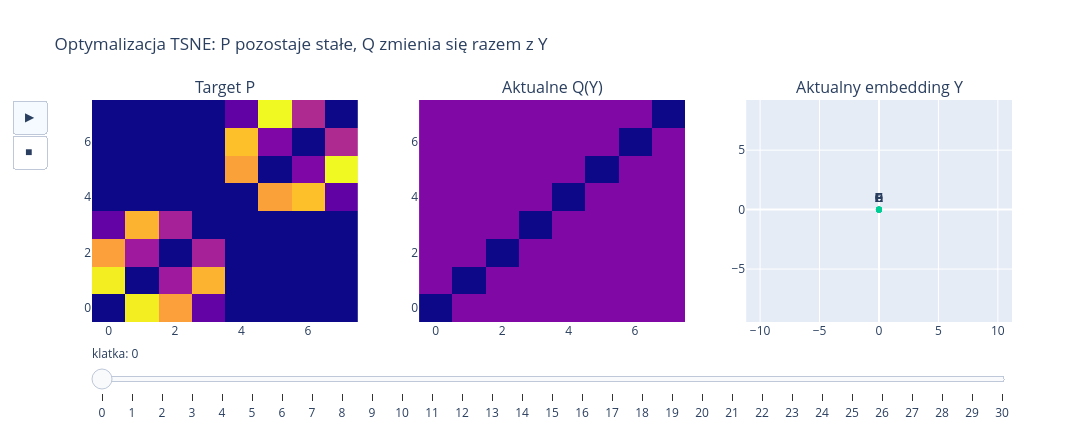

The notebook cell this image was saved under:
### Code cell
# Zmień tę wartość na "umap", aby porównać przebieg obu optymalizacji.
METHOD_TO_ANIMATE = "tsne"

optimization_settings = {
    "tsne": {"P": P_tsne, "n_steps": 300, "learning_rate": 5.0, "snapshot_every": 10},
    "umap": {"P": P_umap, "n_steps": 400, "learning_rate": 0.05, "snapshot_every": 10},
}

optimization_results = {}
for method, settings in optimization_settings.items():
    snapshots, losses = optimize_toy_embedding(
        P=settings["P"],
        method=method,
        n_steps=settings["n_steps"],
        learning_rate=settings["learning_rate"],
        snapshot_every=settings["snapshot_every"],
    )
    optimization_results[method] = {"snapshots": snapshots, "losses": losses}

summary_optimization = pd.DataFrame([
    {
        "metoda": method,
        "strata_poczatkowa": result["losses"][0],
        "strata_koncowa": result["losses"][-1],
        "spadek": result["losses"][0] - result["losses"][-1],
    }
    for method, result in optimization_results.items()
])
display(summary_optimization.round(4))

selected = optimization_results[METHOD_TO_ANIMATE]
fig_optimization = make_pq_animation(
    P=optimization_settings[METHOD_TO_ANIMATE]["P"],
    snapshots=selected["snapshots"],
    losses=selected["losses"],
    method=METHOD_TO_ANIMATE,
    labels=toy_labels,
)
if fig_optimization is not None:
    fig_optimization.show()

### Figure 1 — Plotly figure (JSON) as saved in the notebook; plotly's stock layout.template omitted (floating-point values rounded to 4 significant figures)
{"data": [{"showscale": false, "type": "heatmap", "xaxis": "x", "yaxis": "y", "z": [[0, 0.07001, 0.05606, 0.01332, 5.197e-32, 1.106e-42, 2.75e-36, 1.97e-35], [0.07001, 0, 0.02433, 0.05984, 5.851e-27, 1.336e-66, 1.618e-79, 1.486e-30], [0.05606, 0.02433, 0, 0.02643, 5.432e-31, 2.208e-75, 1.21e-134, 1.035e-33], [0.01332, 0.05984, 0.02643, 0, 7.403e-24, 3.159e-35, 1.267e-28, 4.065e-27], [5.197e-32, 5.851e-27, 5.432e-31, 7.403e-24, 0, 0.05619, 0.06206, 0.01293], [1.106e-42, 1.336e-66, 2.208e-75, 3.159e-35, 0.05619, 0, 0.0183, 0.07187], [2.75e-36, 1.618e-79, 1.21e-134, 1.267e-28, 0.06206, 0.0183, 0, 0.02866], [1.97e-35, 1.486e-30, 1.035e-33, 4.065e-27, 0.01293, 0.07187, 0.02866, 0]], "zmax": 0.07187, "zmin": 0}, {"showscale": false, "type": "heatmap", "xaxis": "x2", "yaxis": "y2", "z": [[0, 0.01786, 0.01786, 0.01786, 0.01786, 0.01786, 0.01786, 0.01786], [0.01786, 0, 0.01786, 0.01785, 0.01786, 0.01786, 0.01786, 0.01786], [0.01786, 0.01786, 0, 0.01785, 0.01786, 0.01786, 0.01786, 0.01785], [0.01786, 0.01785, 0.01785, 0, 0.01785, 0.01786, 0.01785, 0.01786], [0.01786, 0.01786, 0.01786, 0.01785, 0, 0.01786, 0.01786, 0.01786], [0.01786, 0.01786, 0.01786, 0.01786, 0.01786, 0, 0.01786, 0.01786], [0.01786, 0.01786, 0.01786, 0.01785, 0.01786, 0.01786, 0, 0.01786], [0.01786, 0.01786, 0.01785, 0.01786, 0.01786, 0.01786, 0.01786, 0]], "zmax": 0.06902, "zmin": 0}, {"mode": "markers+text", "text": ["A", "B", "C", "D", "E", "F", "G", "H"], "textposition": "top center", "type": "scatter", "x": [1.23e-05, -0.002741, -0.004547, 0.0006014, -0.004922, 0.004898, 0.001054, -0.0002925], "xaxis": "x3", "y": [0.002987, -0.008906, -0.009916, 0.0134, -0.006205, 0.003569, -0.009305, 0.006953], "yaxis": "y3"}], "layout": {"annotations": [{"font": {"size": 16}, "showarrow": false, "text": "Target P", "x": 0.1444, "xanchor": "center", "xref": "paper", "y": 1, "yanchor": "bottom", "yref": "paper"}, {"font": {"size": 16}, "showarrow": false, "text": "Aktualne Q(Y)", "x": 0.5, "xanchor": "center", "xref": "paper", "y": 1, "yanchor": "bottom", "yref": "paper"}, {"font": {"size": 16}, "showarrow": false, "text": "Aktualny embedding Y", "x": 0.8556, "xanchor": "center", "xref": "paper", "y": 1, "yanchor": "bottom", "yref": "paper"}], "height": 430, "sliders": [{"currentvalue": {"prefix": "klatka: "}, "steps": [{"args": [["0"], {"frame": {"duration": 0, "redraw": true}, "mode": "immediate"}], "label": "0", "method": "animate"}, {"args": [["1"], {"frame": {"duration": 0, "redraw": true}, "mode": "immediate"}], "label": "1", "method": "animate"}, {"args": [["2"], {"frame": {"duration": 0, "redraw": true}, "mode": "immediate"}], "label": "2", "method": "animate"}, {"args": [["3"], {"frame": {"duration": 0, "redraw": true}, "mode": "immediate"}], "label": "3", "method": "animate"}, {"args": [["4"], {"frame": {"duration": 0, "redraw": true}, "mode": "immediate"}], "label": "4", "method": "animate"}, {"args": [["5"], {"frame": {"duration": 0, "redraw": true}, "mode": "immediate"}], "label": "5", "method": "animate"}, {"args": [["6"], {"frame": {"duration": 0, "redraw": true}, "mode": "immediate"}], "label": "6", "method": "animate"}, {"args": [["7"], {"frame": {"duration": 0, "redraw": true}, "mode": "immediate"}], "label": "7", "method": "animate"}, {"args": [["8"], {"frame": {"duration": 0, "redraw": true}, "mode": "immediate"}], "label": "8", "method": "animate"}, {"args": [["9"], {"frame": {"duration": 0, "redraw": true}, "mode": "immediate"}], "label": "9", "method": "animate"}, {"args": [["10"], {"frame": {"duration": 0, "redraw": true}, "mode": "immediate"}], "label": "10", "method": "animate"}, {"args": [["11"], {"frame": {"duration": 0, "redraw": true}, "mode": "immediate"}], "label": "11", "method": "animate"}, {"args": [["12"], {"frame": {"duration": 0, "redraw": true}, "mode": "immediate"}], "label": "12", "method": "animate"}, {"args": [["13"], {"frame": {"duration": 0, "redraw": true}, "mode": "immediate"}], "label": "13", "method": "animate"}, {"args": [["14"], {"frame": {"duration": 0, "redraw": true}, "mode": "immediate"}], "label": "14", "method": "animate"}, {"args": [["15"], {"frame": {"duration": 0, "redraw": true}, "mode": "immediate"}], "label": "15", "method": "animate"}, {"args": [["16"], {"frame": {"duration": 0, "redraw": true}, "mode": "immediate"}], "label": "16", "method": "animate"}, {"args": [["17"], {"frame": {"duration": 0, "redraw": true}, "mode": "immediate"}], "label": "17", "method": "animate"}, {"args": [["18"], {"frame": {"duration": 0, "redraw": true}, "mode": "immediate"}], "label": "18", "method": "animate"}, {"args": [["19"], {"frame": {"duration": 0, "redraw": true}, "mode": "immediate"}], "label": "19", "method": "animate"}, {"args": [["20"], {"frame": {"duration": 0, "redraw": true}, "mode": "immediate"}], "label": "20", "method": "animate"}, {"args": [["21"], {"frame": {"duration": 0, "redraw": true}, "mode": "immediate"}], "label": "21", "method": "animate"}, {"args": [["22"], {"frame": {"duration": 0, "redraw": true}, "mode": "immediate"}], "label": "22", "method": "animate"}, {"args": [["23"], {"frame": {"duration": 0, "redraw": true}, "mode": "immediate"}], "label": "23", "method": "animate"}, {"args": [["24"], {"frame": {"duration": 0, "redraw": true}, "mode": "immediate"}], "label": "24", "method": "animate"}, {"args": [["25"], {"frame": {"duration": 0, "redraw": true}, "mode": "immediate"}], "label": "25", "method": "animate"}, {"args": [["26"], {"frame": {"duration": 0, "redraw": true}, "mode": "immediate"}], "label": "26", "method": "animate"}, {"args": [["27"], {"frame": {"duration": 0, "redraw": true}, "mode": "immediate"}], "label": "27", "method": "animate"}, {"args": [["28"], {"frame": {"duration": 0, "redraw": true}, "mode": "immediate"}], "label": "28", "method": "animate"}, {"args": [["29"], {"frame": {"duration": 0, "redraw": true}, "mode": "immediate"}], "label": "29", "method": "animate"}, {"args": [["30"], {"frame": {"duration": 0, "redraw": true}, "mode": "immediate"}], "label": "30", "method": "animate"}]}], "title": {"text": "Optymalizacja TSNE: P pozostaje stałe, Q zmienia się razem z Y"}, "updatemenus": [{"buttons": [{"args": [null, {"frame": {"duration": 300, "redraw": true}, "fromcurrent": true}], "label": "▶", "method": "animate"}, {"args": [[null], {"frame": {"duration": 0, "redraw": false}, "mode": "immediate"}], "label": "■", "method": "animate"}], "type": "buttons"}], "width": 1150, "xaxis": {"anchor": "y", "domain": [0, 0.2889]}, "xaxis2": {"anchor": "y2", "domain": [0.3556, 0.6444]}, "xaxis3": {"anchor": "y3", "domain": [0.7111, 1], "range": [-11.17, 11.19]}, "yaxis": {"anchor": "x", "domain": [0, 1]}, "yaxis2": {"anchor": "x2", "domain": [0, 1]}, "yaxis3": {"anchor": "x3", "domain": [0, 1], "range": [-5.502, 5.271], "scaleanchor": "x3", "scaleratio": 1}}}
